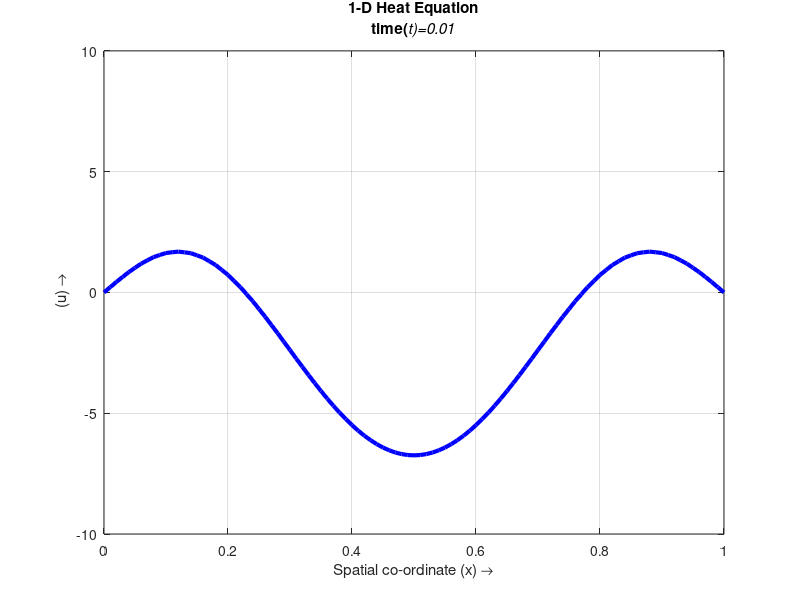
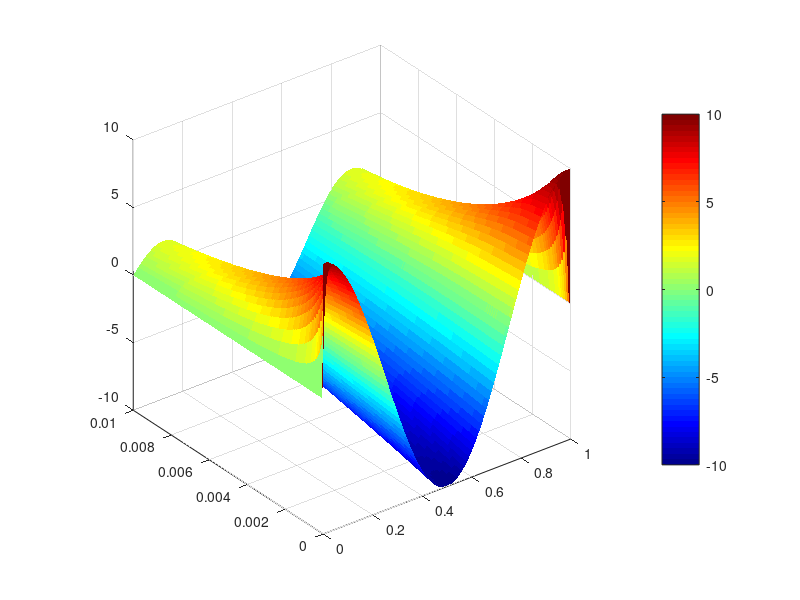

MATLAB code for these plots, in order:
% Manusreehasa Gangavamsam
% 21GG10024

clear;clc;
%Heat Equation
%u_t=k^2u_xx

%Forward Time Central Space


k=1;
%L here is the upper limit of x's range 
L=1;

dx=1e-2;
x=0:dx:L;

dt=0.5*1e-4;
stopTime=0.01;

mx=(L/dx)+1;

lambda=(dt*k^2)/(dx^2);

t1=0:dt:stopTime;
A=zeros(length(0:dt:stopTime),mx);
%Initial conditions
current=10*cos((2*pi/L).*x);
%current=6*sin((pi/L).*x);
fut=zeros(1,mx);

A(1,:)=current;


% Solution

figure(1);
plot(x,current,'r','Linewidth',2);
hold on;

i=2;


for t=dt:dt:stopTime
    

    %Boundary conditions

    fut(1)=0;
    fut(mx)=0;

    fut(2:mx-1)=(lambda*current(1:mx-2))+(1-2*lambda)*current(2:mx-1)+...
        (lambda*current(3:mx));

    %Swap the values for the next iteration

    current=fut;
    A(i,:)=fut;
    i=i+1;

    plot(x,fut,'b','Linewidth',3);
    title({'1-D Heat Equation';...
        ['time(\itt)=',num2str(t)]})
    xlabel('Spatial co-ordinate (x) \rightarrow')
    ylabel(' (u) \rightarrow')
    hold on;
    grid on;
    axis([0 L -10 10]);

    hold off;
    pause(0.01);
end
figure(2);
surf(x,t1,A,'Edgecolor','none');colormap(jet);colorbar;
axis square;
%surf is for surface plot

[X,T]=meshgrid(x,t1);

U=6.*sin((pi/L).*X).*exp((-k.*T).*(pi./L).^2);
